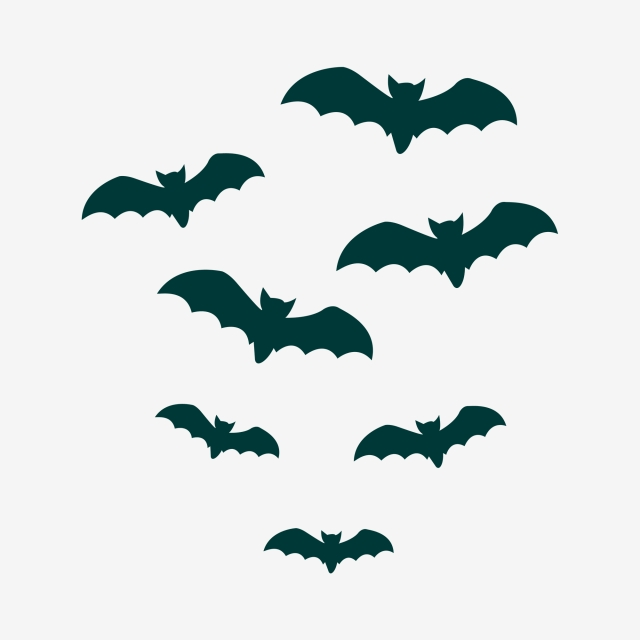
#> input picture morcegos.jpg, 640 x 640 px
$ python 'CheckPoint 1.py'
#> lines starting #> are read from the running program, lines starting #| are printed output that depends on the picture; after the words box and inside, x2 and y2 are one past the last pixel; in counts of white or black regions, pixels touching at a corner belong together
import cv2
import matplotlib.pyplot as plt
import numpy as np

def executar_checkpoint(image_path):
    # --- PASSO 1: Carregamento ---
#> called with image_path = 'morcegos.jpg'
    img = cv2.imread(image_path)
#> img is the input picture: shape (640, 640, 3); mean B, G, R 225.5, 225.6, 219.9
    if img is None:
        print("Erro: Imagem não encontrada.")
        return

    # --- PASSO 2: Escala de Cinza ---
    # Reduz a imagem de 3 canais (RGB) para 1 canal de intensidade
    gray = cv2.cvtColor(img, cv2.COLOR_BGR2GRAY)
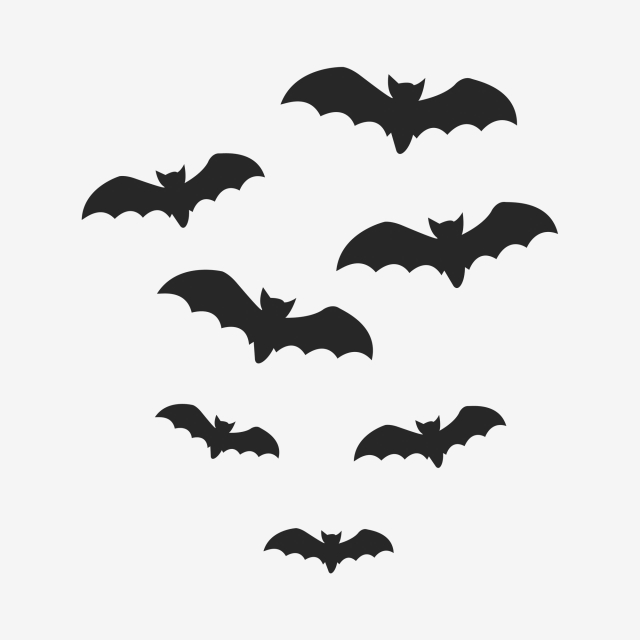
#> gray: shape (640, 640); min 38, max 246, mean 223.9

    # --- PASSO 3: Histograma ---
    # Mostra a distribuição de luz para validar a segmentação
    plt.figure(figsize=(8, 4))
    plt.hist(gray.ravel(), 256, [0, 256])
    plt.title("Passo 3: Histograma de Intensidade")
    plt.show()
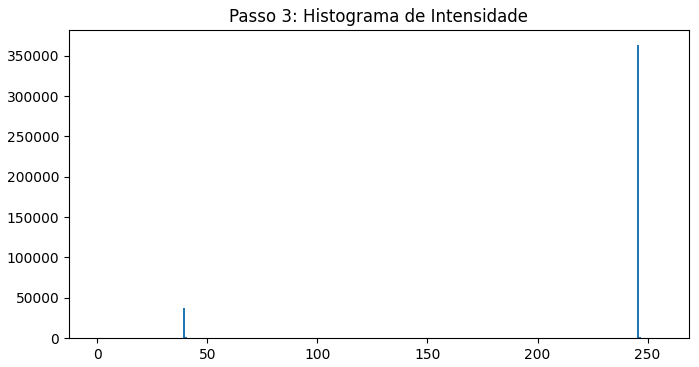
#> figure drawn by matplotlib, 1 panel; tallest bar 363688 high, from x = 245 to 246

    # --- PASSO 4: Segmentação (Otsu) ---
    # Transforma em preto e branco automaticamente
    ret, thresh = cv2.threshold(gray, 0, 255, cv2.THRESH_BINARY_INV + cv2.THRESH_OTSU)
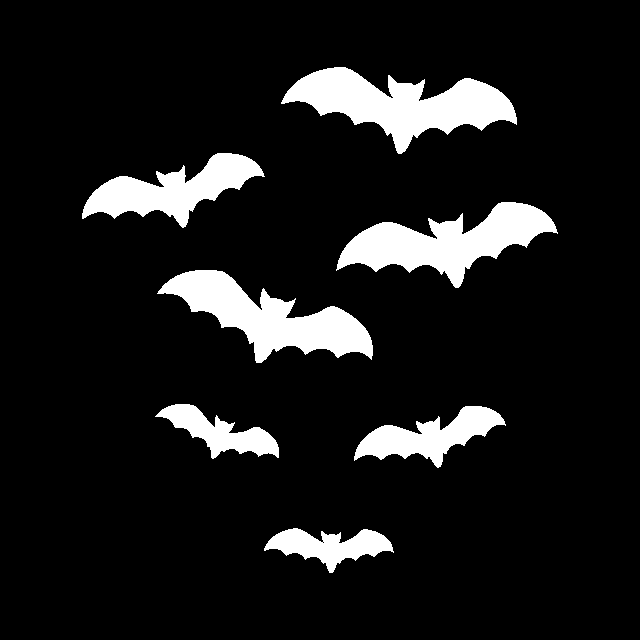
#> thresh: shape (640, 640); 10.2% white; 7 white regions, largest, box (x1, y1, x2, y2) and area: (281, 67, 517, 154) 9409, (157, 270, 373, 363) 8447, (336, 202, 558, 288) 8425
#> ret = 142

    # --- PASSO 5: Morfologia (Opening) ---
    # Limpa ruídos e suaviza as bordas
    kernel = np.ones((3,3), np.uint8)
    img_processed = cv2.morphologyEx(thresh, cv2.MORPH_OPEN, kernel, iterations=1)
#> img_processed: shape (640, 640); 10.2% white; 7 white regions

    # --- PASSO 6: Detecção de Contornos ---
    # Localiza as silhuetas dos objetos
    contornos, _ = cv2.findContours(img_processed, cv2.RETR_EXTERNAL, cv2.CHAIN_APPROX_SIMPLE)
#> contornos = 7 contours; box (x1, y1, x2, y2) and area: (282, 67, 517, 154) 9110, (158, 270, 373, 363) 8160, (337, 202, 557, 288) 8132, (82, 153, 264, 227) 5657, (354, 406, 505, 467) 3886, (265, 528, 393, 573) 2661, (157, 404, 279, 458) 2658

    # --- PASSO 7: Processamento e Filtro de Área ---
    img_final = img.copy()
    total_objetos = 0

    for cnt in contornos:
        area = cv2.contourArea(cnt)
        if area > 500: # Filtro para ignorar sujeiras
            x, y, w, h = cv2.boundingRect(cnt)
            # Desenha o retângulo verde
            cv2.rectangle(img_final, (x, y), (x + w, y + h), (0, 255, 0), 2)
            # Escreve a área individual em azul
            cv2.putText(img_final, f"Area: {int(area)}", (x, y-10),
                        cv2.FONT_HERSHEY_SIMPLEX, 0.5, (255, 0, 0), 1)
            total_objetos += 1
#> this loop made 7 passes
#> (area, x, y, w, h) on passes 1 to 7: (2661, 265, 528, 128, 45), (3885.5, 354, 406, 151, 61), (2658, 157, 404, 122, 54), (8159.5, 158, 270, 215, 93), (8132.5, 337, 202, 220, 86), (5657, 82, 153, 182, 74), (9109.5, 282, 67, 235, 87)
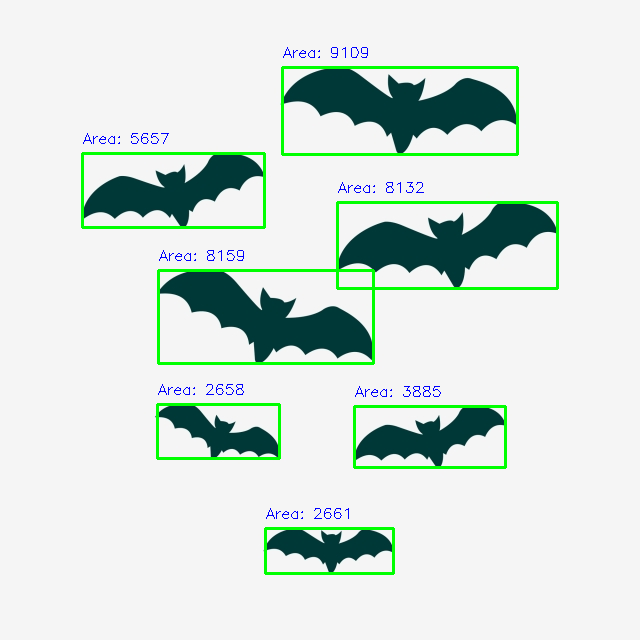
#> img_final: shape (640, 640, 3); 2.88% of pixels changed, all inside (x1, y1, x2, y2) = (81, 47, 559, 575)
#> after the loop, total_objetos = 7

    # --- PASSO 8: Resultado Final na Imagem ---
    # Adiciona o contador total no topo da imagem
    texto_total = f"Contagem Total: {total_objetos} objetos"
#> texto_total = 'Contagem Total: 7 objetos'
    cv2.putText(img_final, texto_total, (20, 50),
                cv2.FONT_HERSHEY_SIMPLEX, 1, (0, 0, 255), 3)
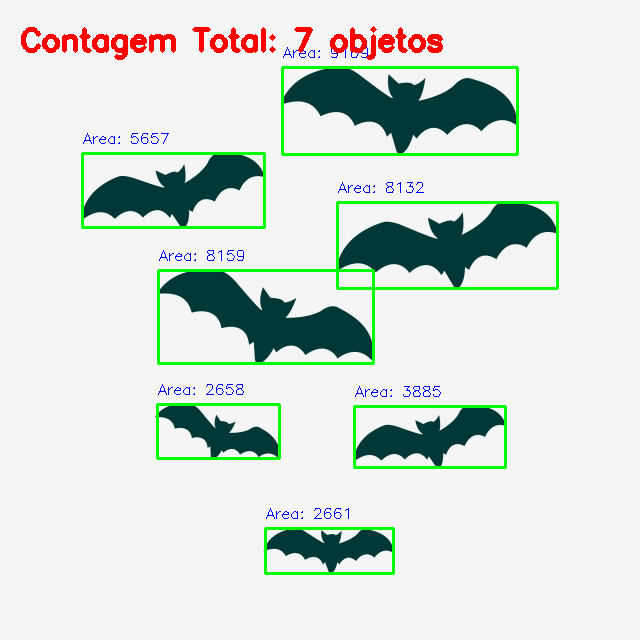
#> img_final: shape (640, 640, 3); 1.09% of pixels changed, all inside (x1, y1, x2, y2) = (21, 26, 443, 60)

    # Exibição das janelas
    print(f"Sucesso! {texto_total}")
#| Sucesso! Contagem Total: 7 objetos
    cv2.imshow("Etapa 5: Mascara Binaria (Morfologia)", img_processed)
    cv2.imshow("Etapa 8: Resultado Final", img_final)
    cv2.waitKey(0)
    cv2.destroyAllWindows()

# Para rodar, basta chamar a função com o nome do seu arquivo
executar_checkpoint('morcegos.jpg')
